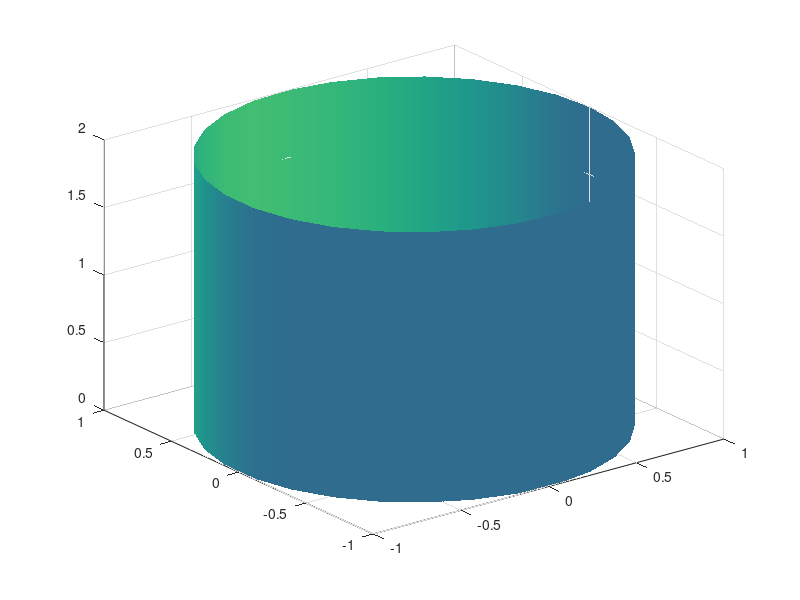

MATLAB code to generate this figure: (Note: this script raises an error after producing the figure.)
%Ronaldo Rafael Arias Parada-1151674
clear all; %borra variables
clc; %borra pantalla
r=1*ones(30,1);%asigna un valor a r de una matriz de 30x1
phi=linspace(0,2*pi,30);%genera un espaciado lineal
[r, phi] = meshgrid(r,phi);%genera matrices x y para grafias 3d
x=r.*cos(phi); % declara x
y=r.*sin(phi);% declara y
z=repmat(linspace(0,2,30),30,1); % declara z
surfl(x,y,z); %genera una superficies
shading interp %graficos de sombras
colormap(blue) %color

axis equal %iguala ejes
xlabel('x'); ylabel('y');zlabel('z')
title('Superficie cilíndrica')